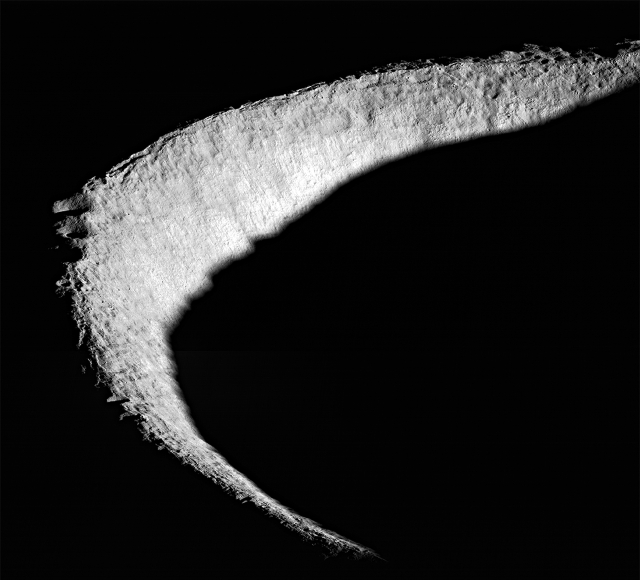
#> input picture image copy.png, 1280 x 1160 px (shown at 1/2 size)
$ python -i OptimizedPSRAnalyzer.py   (imports and definitions only)
#> lines starting #> are read from the running program, lines starting #| are printed output that depends on the picture; after the words box and inside, x2 and y2 are one past the last pixel; in counts of white or black regions, pixels touching at a corner belong together
#> further down, picture is the input picture: shape (1160, 1280); min 0, max 255, mean 35.9
import cv2
import numpy as np
import matplotlib.pyplot as plt
from datetime import datetime
import os
import json
from scipy import ndimage
from skimage import feature
import sys

class OptimizedPSRAnalyzer:
    def __init__(self, output_dir=None):
        self.timestamp = datetime.now().strftime("%Y%m%d_%H%M%S")
        self.output_dir = output_dir or f"psr_analysis_{self.timestamp}"
        os.makedirs(self.output_dir, exist_ok=True)

    def print_progress(self, message):
        print(f"[{datetime.now().strftime('%H:%M:%S')}] {message}")

    # [29 lines left out: functions load_sample_image, enhance_image, not called in this run]

    def detect_psr_multi(self, image):
        """Multiple PSR detection methods"""
        results = {}

        # 1. Basic thresholding
        _, thresh = cv2.threshold(image, 50, 255, cv2.THRESH_BINARY_INV)
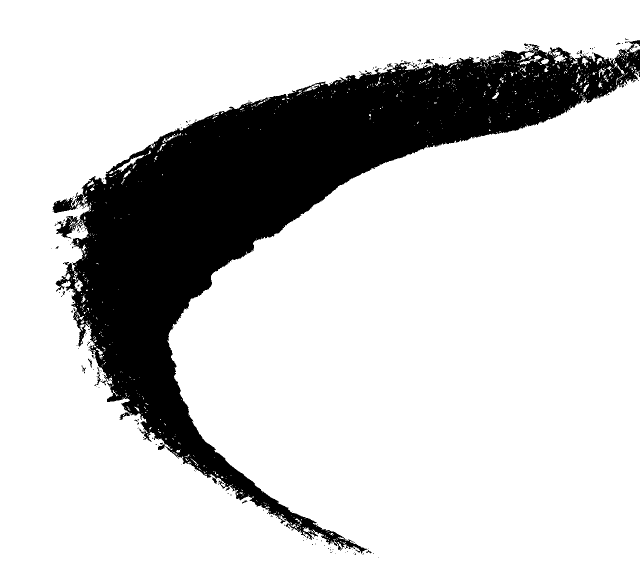
#> thresh: shape (1160, 1280) (shown at 1/2 size); 80.6% white; 194 black regions (179 under 20 px), largest, box (x1, y1, x2, y2) and area: (105, 80, 1280, 1107) 286951, (239, 825, 260, 840) 125, (189, 743, 202, 772) 93
        results['threshold'] = thresh

        # 2. Adaptive thresholding
        adaptive = cv2.adaptiveThreshold(
            image, 255, cv2.ADAPTIVE_THRESH_GAUSSIAN_C,
            cv2.THRESH_BINARY_INV, 11, 2
        )
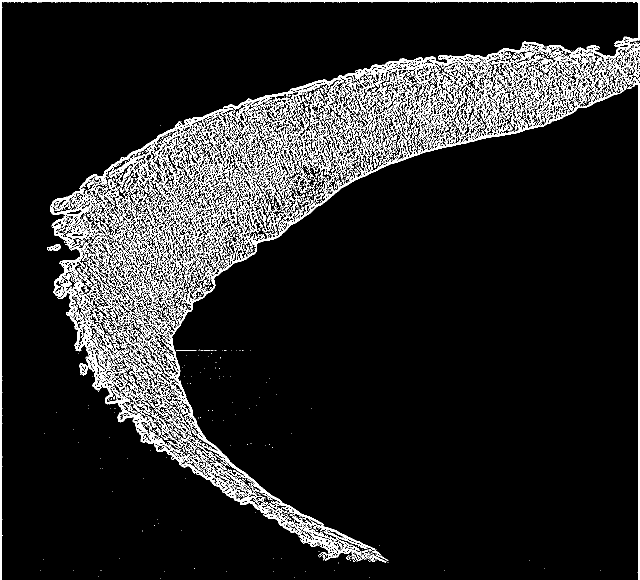
#> adaptive: shape (1160, 1280) (shown at 1/2 size); 11% white in thin lines or dots
        results['adaptive'] = adaptive

        # 3. Edge detection
        edges = feature.canny(image, sigma=1)
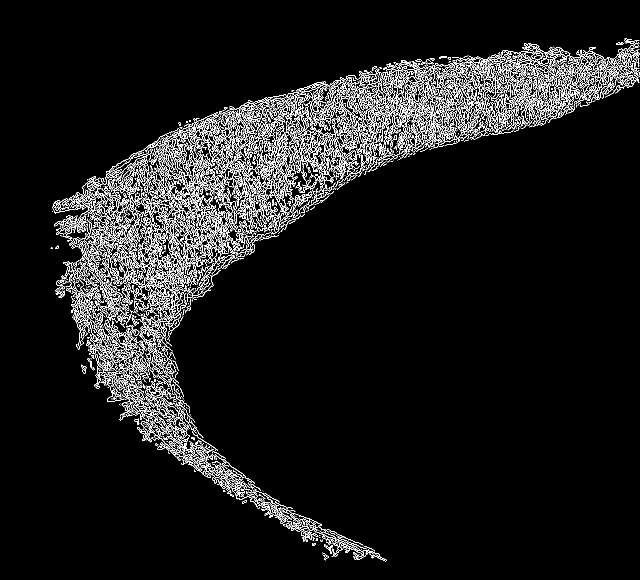
#> edges: shape (1160, 1280) bool (shown at 1/2 size); 6.4% white in thin lines or dots, all inside (x1, y1, x2, y2) = (101, 76, 1279, 1123)
        results['edges'] = edges.astype(np.uint8) * 255

        return results

    # [151 lines left out: functions analyze_terrain, calculate_statistics, save_results, create_visualization, analyze_and_visualize, run_analysis and 1 more, not called in this run]

# [2 lines not run here, left out]

>>> import cv2
>>> picture = cv2.imread('image copy.png', cv2.IMREAD_GRAYSCALE)
>>> result = OptimizedPSRAnalyzer().detect_psr_multi(picture)
#> result = 3 items

$ run again, on image.png
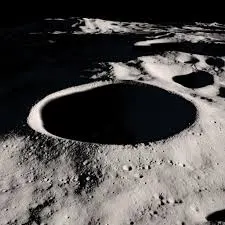
#> input picture image.png, 225 x 225 px
#> in detect_psr_multi, `_, thresh = cv2.threshold(image, 50, 255, cv2.THRESH_BINARY_INV)`:
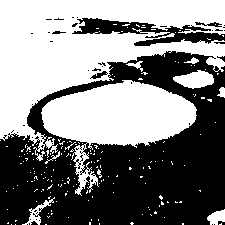
#> thresh: shape (225, 225); 50.8% white; 52 black regions (45 under 20 px), largest, box (x1, y1, x2, y2) and area: (0, 51, 225, 225) 22790, (72, 18, 225, 46) 1715, (195, 22, 222, 27) 65
#> adaptive: shape (225, 225); 31.6% white in thin lines or dots
#> in detect_psr_multi, `edges = feature.canny(image, sigma=1)`:
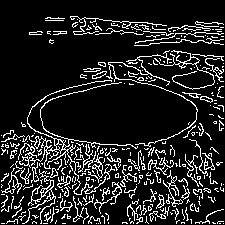
#> edges: shape (225, 225) bool; 13.7% white in thin lines or dots
#> result = 3 items
